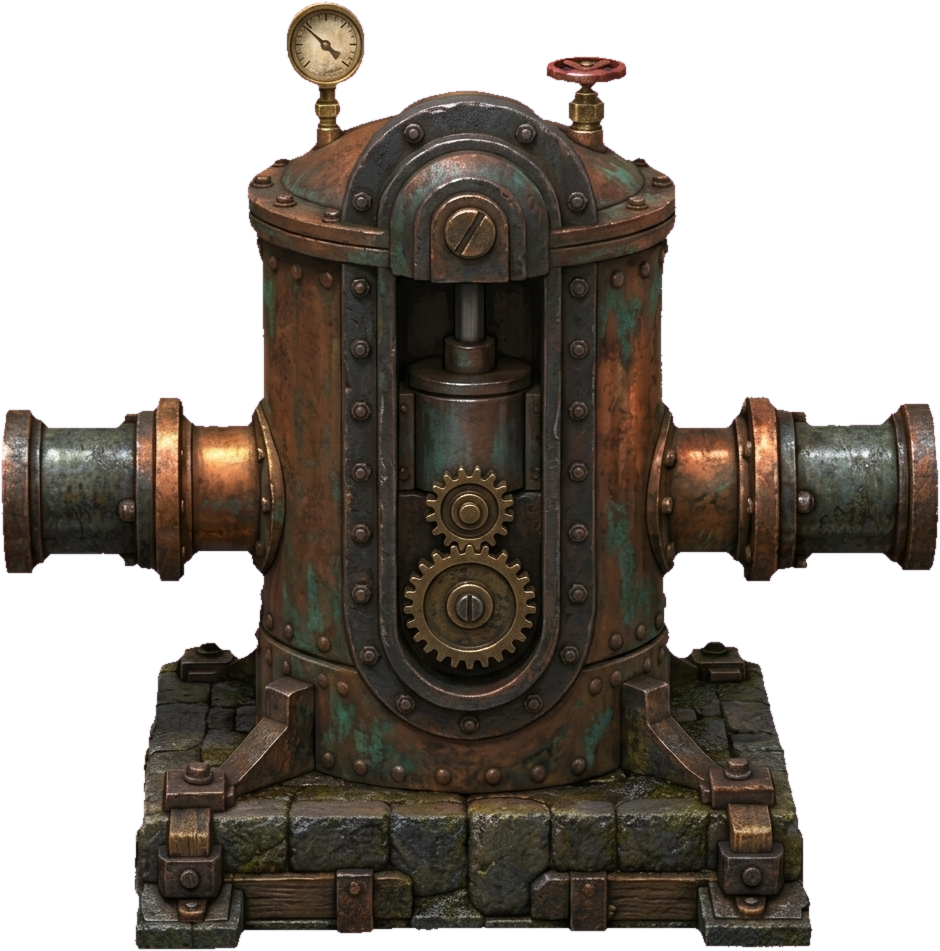
#> input picture fundo_ferro_standalone/assets/machines/maquina_bomba_recalque_arena_v1.png, 940 x 951 px, given in place of bomba_hidraulica_v1_1791259218163.jpg, which was not available
$ python process_pilot_asset.py
#> lines starting #> are read from the running program, lines starting #| are printed output that depends on the picture; pictures that were not available may be replaced by others from this repository, and a replacement may not be noted
import os
import numpy as np
from PIL import Image, ImageFilter

src_path = r'C:\Users\Usuario\.gemini\antigravity\brain\24487463-0c7d-44b2-91e8-4982c2631f5b\bomba_hidraulica_v1_1791259218163.jpg'
dest_dir = r'c:\Users\Usuario\Documents\jogo\assets\machines'
standalone_dest_dir = r'c:\Users\Usuario\Documents\jogo\fundo_ferro_standalone\assets\machines'
os.makedirs(dest_dir, exist_ok=True)
os.makedirs(standalone_dest_dir, exist_ok=True)

img = Image.open(src_path).convert('RGB')
arr = np.array(img).astype(np.float32)

r = arr[:, :, 0]
g = arr[:, :, 1]
b = arr[:, :, 2]
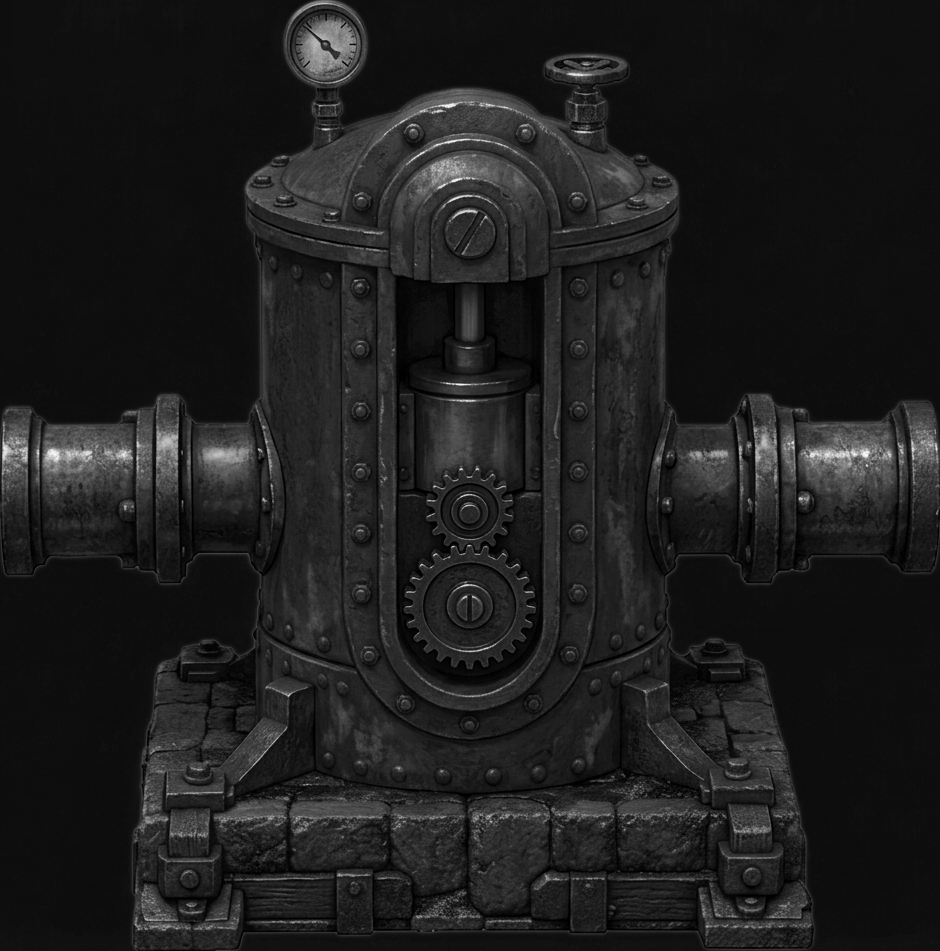
#> b: shape (951, 940) float32; min 0, max 253, mean 29.9

# Magenta detection: Pure magenta is R=255, G=0, B=255.
# In generated images, magenta background has R > 200, G < 60, B > 200.
# Let's compute color distance from magenta (255, 0, 255)
# In normalized space:
magenta_diff = np.sqrt((r - 255.0)**2 + (g - 0.0)**2 + (b - 255.0)**2)
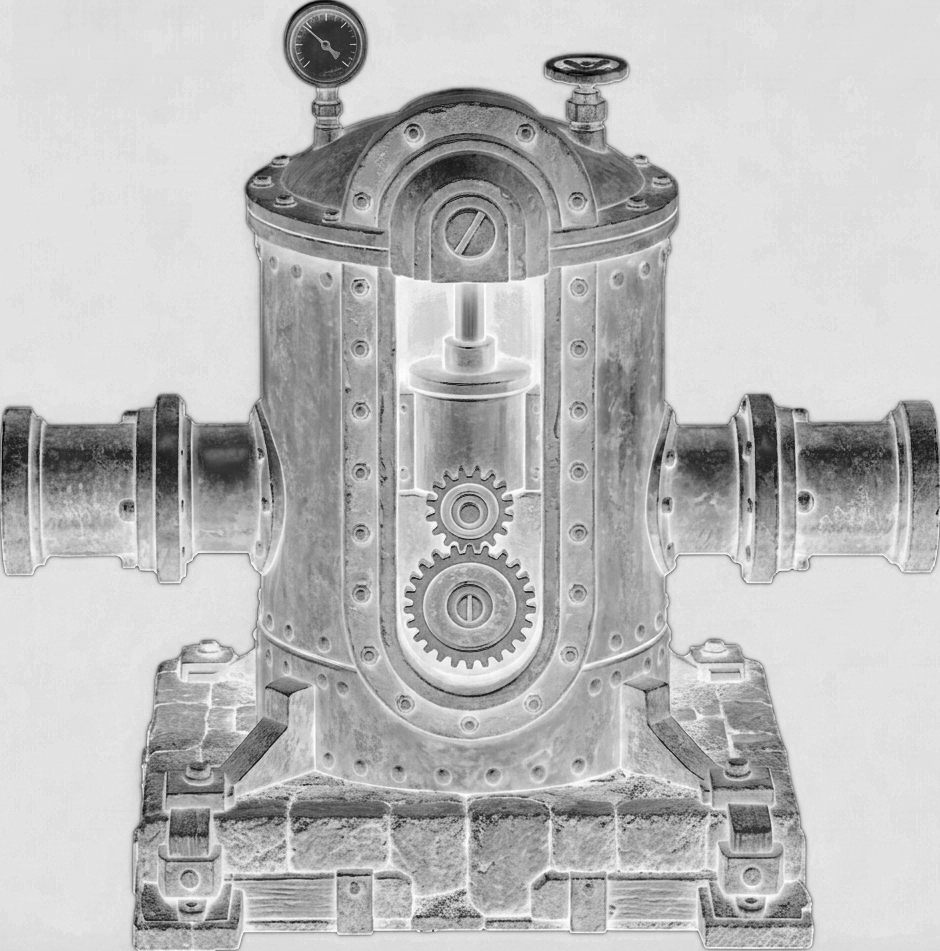
#> magenta_diff: shape (951, 940) float32; min 184.7, max 360.6, mean 314; drawn with min black and max white
# Also check ratio: (R + B) / 2 - G
rb_excess = ((r + b) / 2.0) - g
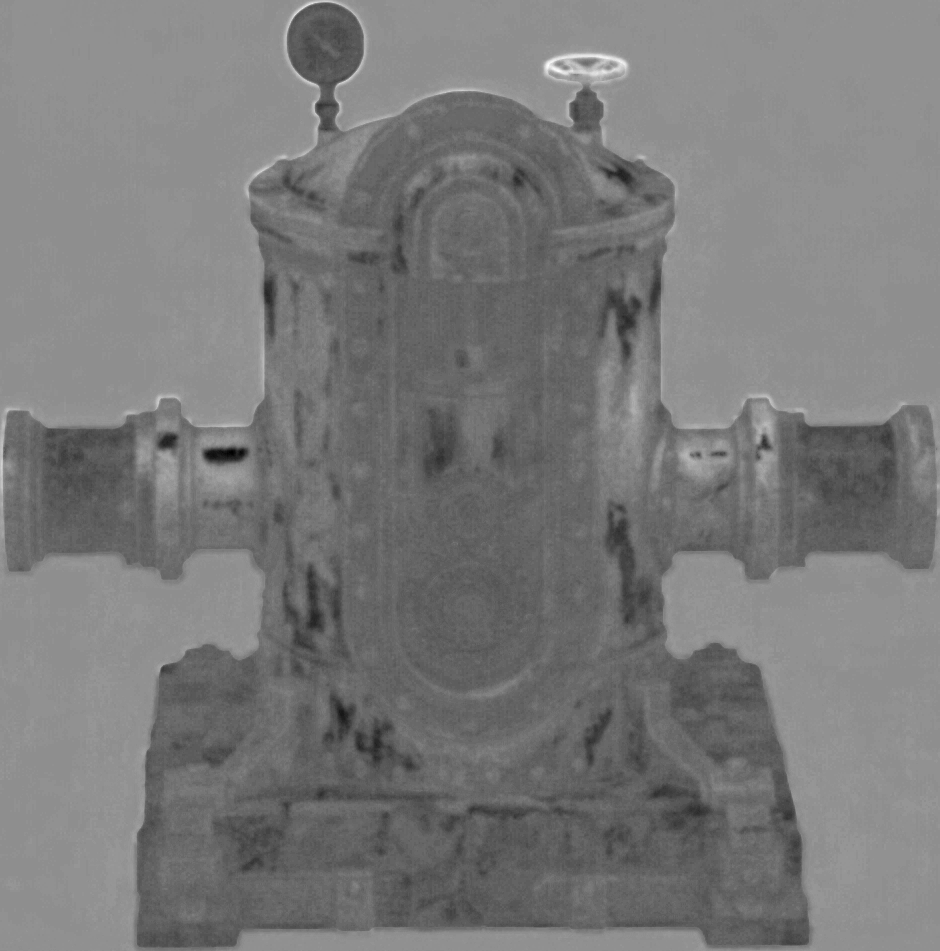
#> rb_excess: shape (951, 940) float32; min -32.5, max 47, mean 5.6; drawn with min black and max white

# Create smooth alpha matte
# Foreground has rb_excess much lower (since machine has green patina, brown rust, brass).
# Background has rb_excess > 180 and magenta_diff < 100.
is_bg = (rb_excess > 120.0) & (g < 95.0)
#> is_bg: shape (951, 940) bool; every value is 0

# Soft boundary with smoothstep
alpha_raw = np.clip((120.0 - (rb_excess - g * 0.5)) / 40.0, 0.0, 1.0)
#> alpha_raw: shape (951, 940) float32; every value is 1
alpha_raw[is_bg] = 0.0

# Refine with morphological cleanup
alpha_uint8 = (alpha_raw * 255.0).astype(np.uint8)
#> alpha_uint8: shape (951, 940); every value is 255
alpha_pil = Image.fromarray(alpha_uint8)

# Defringe / remove magenta halo from edges:
# Where alpha is between 1 and 254 and R/B is higher than G, replace edge tint with neutral/green patina
clean_rgb = arr.copy()
edge_pixels = (alpha_raw > 0.0) & (alpha_raw < 0.98)
clean_rgb[edge_pixels, 0] = np.minimum(clean_rgb[edge_pixels, 0], clean_rgb[edge_pixels, 1] * 1.2 + 40.0)
clean_rgb[edge_pixels, 2] = np.minimum(clean_rgb[edge_pixels, 2], clean_rgb[edge_pixels, 1] * 1.1 + 40.0)

rgba = np.dstack([
    np.clip(clean_rgb, 0, 255).astype(np.uint8),
    alpha_uint8
])

clean_img = Image.fromarray(rgba)

# Find bounding box
bbox = clean_img.getbbox()
#> bbox = (0, 0, 940, 951)
print("Original bbox:", bbox)
#| Original bbox: (0, 0, 940, 951)
# Add small 8px margin
w, h = clean_img.size
#> w = 940; h = 951
pad = 8
crop_box = (
    max(0, bbox[0] - pad),
    max(0, bbox[1] - pad),
    min(w, bbox[2] + pad),
    min(h, bbox[3] + pad)
)
#> crop_box = (0, 0, 940, 951)
cropped = clean_img.crop(crop_box)
print("Cropped size:", cropped.size)
#| Cropped size: (940, 951)

# Resize to standardized game resolution (768x768 or 512x512)
final_machine = cropped.resize((768, int(768 * cropped.size[1] / cropped.size[0])), Image.Resampling.LANCZOS)

# Create contact shadow (separate sprite, multiplied)
# Shadow is a soft flattened diamond matching the base plate, offset down-right
sw, sh = final_machine.size
#> sw = 768; sh = 776
shadow_canvas = Image.new('RGBA', (sw, sh), (0, 0, 0, 0))
#> shadow_canvas: PIL image 768x776 RGBA; every value is 0
# Create shadow mask by thresholding bottom part of machine alpha, blurring, and tinting black
m_alpha = np.array(final_machine)[:, :, 3]
#> m_alpha: shape (776, 768); every value is 255
base_mask = m_alpha.copy()
# Only keep bottom 45% (where base plate touches ground)
y_ramp = np.linspace(0, 1, sh)[:, None]
#> y_ramp = 776 values from 0 to 1
base_mask = (base_mask.astype(np.float32) * np.clip((y_ramp - 0.55) / 0.35, 0.0, 1.0)).astype(np.uint8)
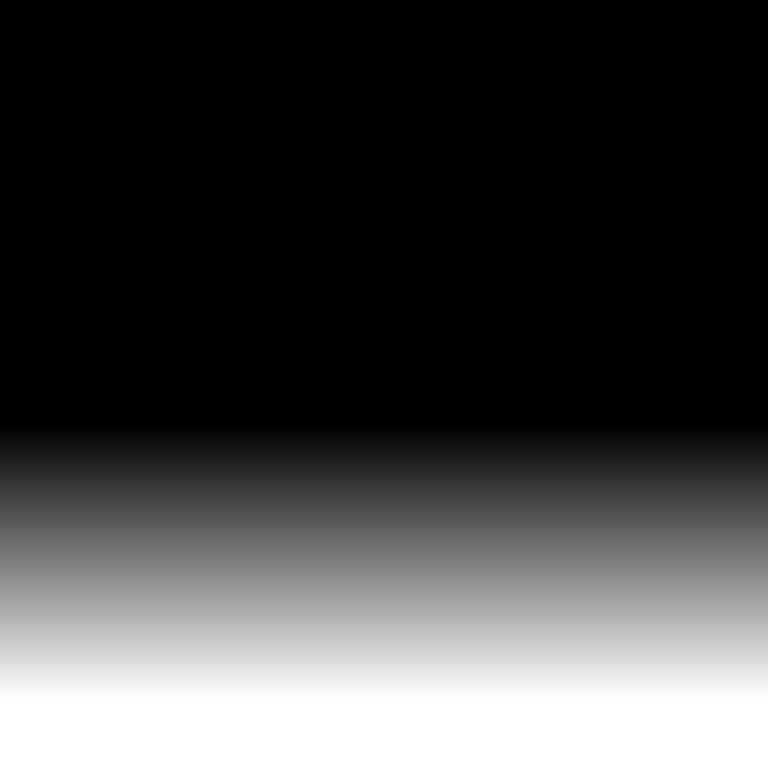
#> base_mask: shape (776, 768); min 0, max 255, mean 70

base_shadow = Image.fromarray(base_mask).filter(ImageFilter.GaussianBlur(radius=14))
shadow_arr = np.zeros((sh, sw, 4), dtype=np.uint8)
# Dark contact shadow with 65% opacity
shadow_arr[:, :, 3] = (np.array(base_shadow).astype(np.float32) * 0.70).astype(np.uint8)
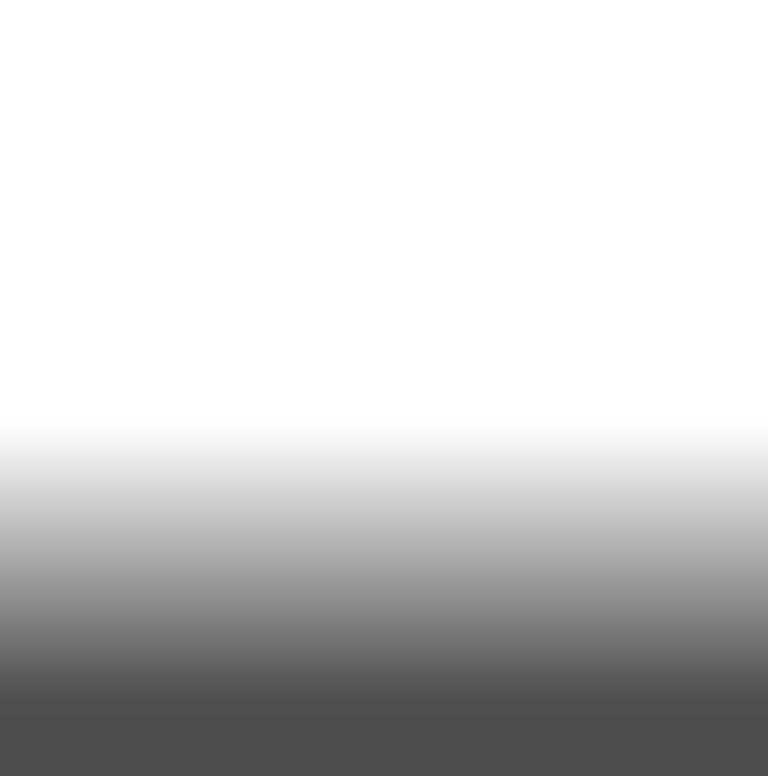
#> shadow_arr: shape (776, 768, 4); mean R, G, B, A 0, 0, 0, 48.8; transparent parts drawn white
shadow_img = Image.fromarray(shadow_arr)

# Save files
for target_folder in [dest_dir, standalone_dest_dir]:
    machine_path = os.path.join(target_folder, 'maquina_bomba_funcional_v1.png')
    shadow_path = os.path.join(target_folder, 'maquina_bomba_funcional_v1_sombra.png')
    prompt_path = os.path.join(target_folder, 'maquina_bomba_funcional_v1_prompt.txt')

    final_machine.save(machine_path)
    shadow_img.save(shadow_path)

    prompt_text = """PROMPT NANO BANANA:
Game asset, isometric 3/4 top-down view, same camera angle and painted style as the reference images. A hydraulic pump machine with heavy cast-iron base in a steampunk goblin underground sewer. Heavily detailed hand-painted texture: rusted cast iron, oxidized copper, turquoise green patina, iron rivets, brass fittings, flanged pipes, small brass pressure gauge with needle. Warm amber lighting from the upper left, subtle green ambient bounce from toxic sewer fluid. Visible open pipe stubs and flanged ports: 1 inlet flanged pipe on left side, 1 outlet flanged pipe on right side, 1 maintenance hand-wheel valve on front. Sits flat on a diamond shaped riveted iron base plate. State: functional. Isolated on a flat solid magenta (#FF00FF) background, no floor, no cast shadow on the background, no text, no UI, no characters, no watermark, sharp edges, centered, full object visible with margin.

ESPECIFICAÇÕES TÉCNICAS:
- Tipo: Bomba Hidráulica Principal
- Estado: Funcional
- Entradas/Saídas: Flange aberta à esquerda (sucção), flange aberta à direita (recalque), volante frontal (registro)
- Base: Losango rebitado de ferro fundido apoiado no piso
- Iluminação: Âmbar superior-esquerda, bounce verde tóxico
- Dimensões: 768px (escala operável por goblin)
"""
    with open(prompt_path, 'w', encoding='utf-8') as pf:
        pf.write(prompt_text)

print("Processamento concluído com sucesso!")

$ run again, on fundo_ferro_standalone/assets/machines/maquina_caldeira_fornalha_v2.png
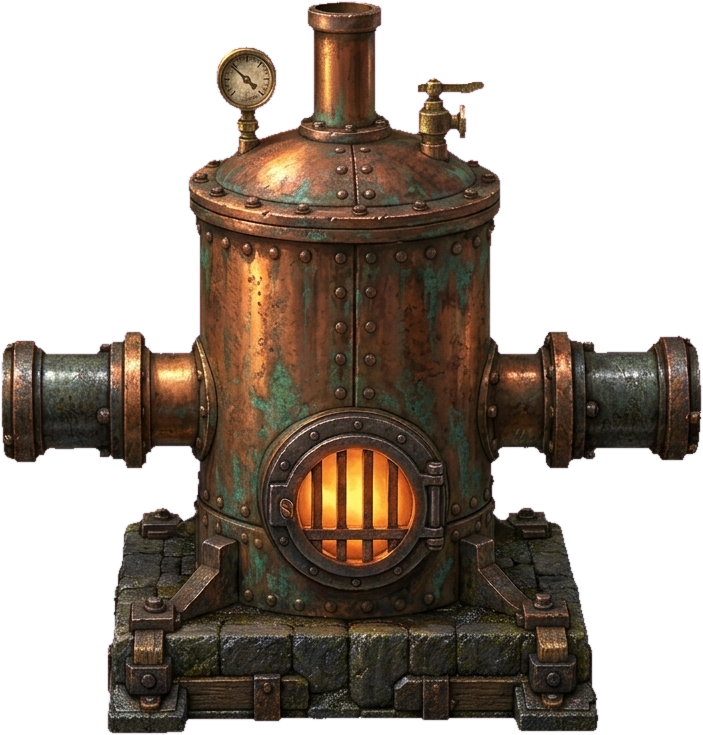
#> input picture fundo_ferro_standalone/assets/machines/maquina_caldeira_fornalha_v2.png, 703 x 735 px, given in place of bomba_hidraulica_v1_1791259218163.jpg, which was not available
#> `b = arr[:, :, 2]`:
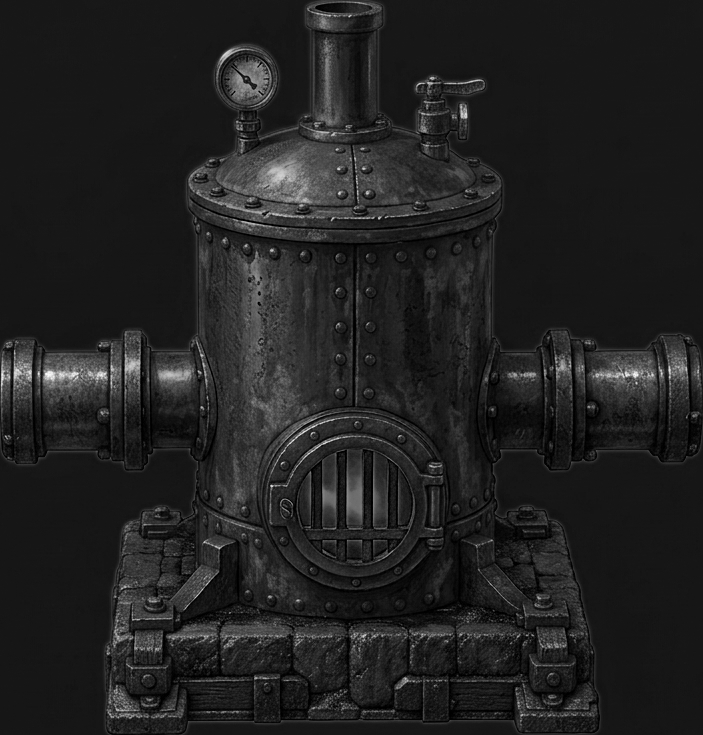
#> b: shape (735, 703) float32; min 0, max 250, mean 33.5
#> `rb_excess = ((r + b) / 2.0) - g`:
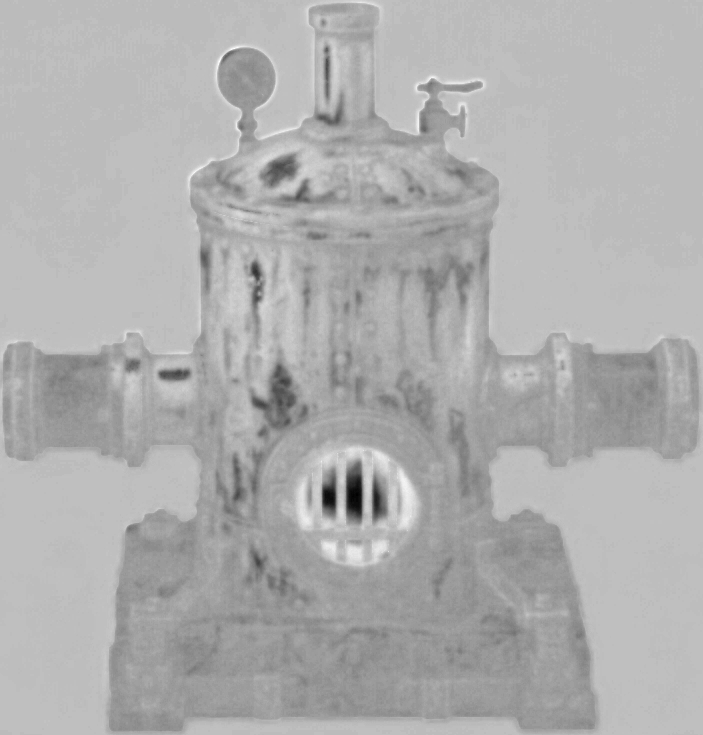
#> rb_excess: shape (735, 703) float32; min -63.5, max 39, mean 6.9; drawn with min black and max white
#> is_bg: shape (735, 703) bool; every value is 0
#> alpha_raw: shape (735, 703) float32; every value is 1
#> alpha_uint8: shape (735, 703); every value is 255
#> bbox = (0, 0, 703, 735)
#| Original bbox: (0, 0, 703, 735)
#| Cropped size: (703, 735)
#> shadow_canvas: PIL image 768x802 RGBA; every value is 0
#> m_alpha: shape (802, 768); every value is 255
